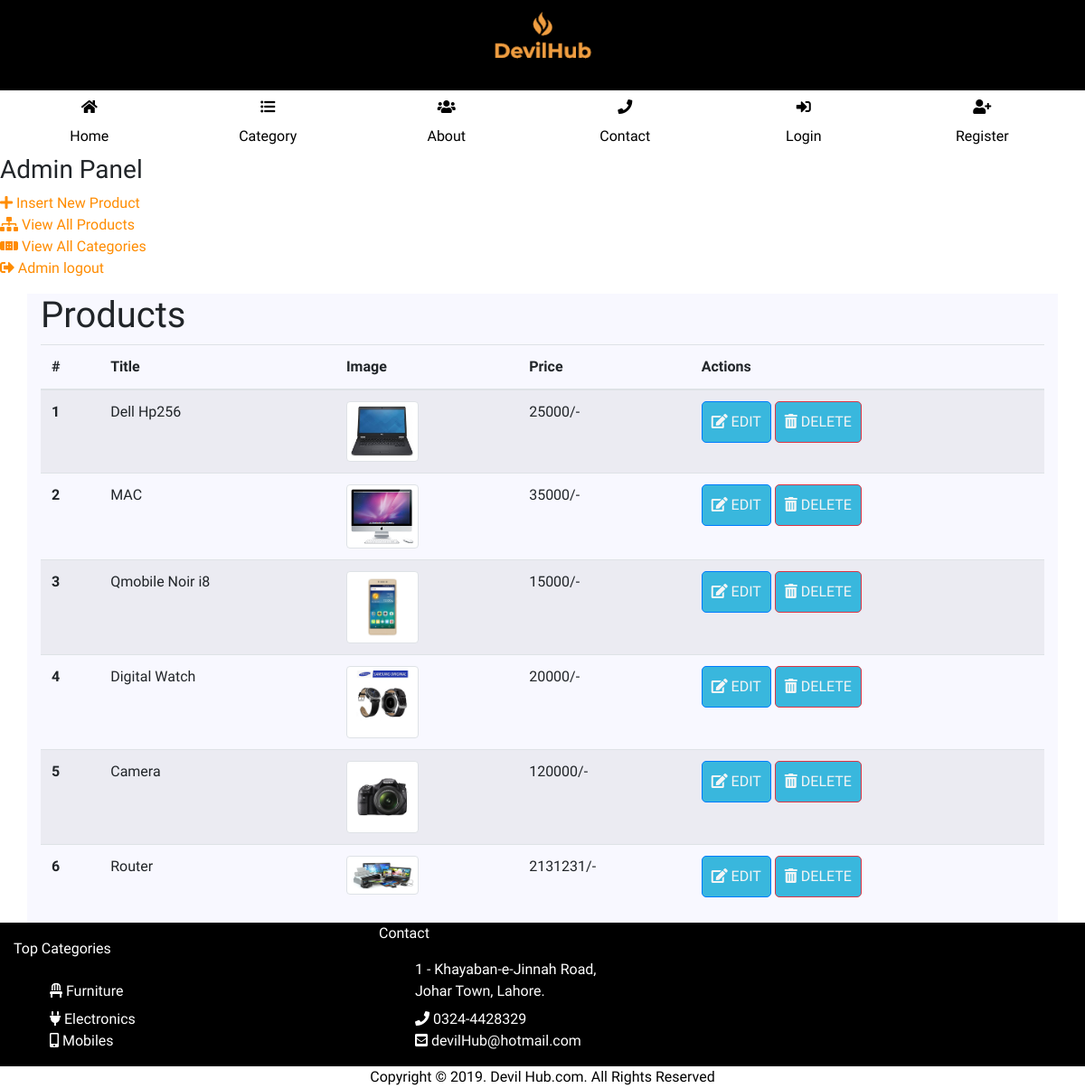
The page /admin_index.php?view_products (signed in) on the database its author committed.
### tables this page shows
CREATE TABLE `products` (
  `pro_id` int(10) NOT NULL,
  `pro_cat` int(10) NOT NULL,
  `pro_brand` int(10) NOT NULL,
  `pro_title` varchar(200) NOT NULL,
  `pro_price` int(10) NOT NULL,
  `pro_desc` varchar(2000) NOT NULL,
  `pro_image` varchar(300) NOT NULL,
  `pro_keywords` varchar(300) NOT NULL
);

### view_products.php (the view, shortened to what this page needs)
<div class="row">
    <div class="col-sm-12">
        <h1>Products</h1>
        <table class="table table-striped">
            <thead>
            <tr>
                <th scope="col">#</th>
                <th scope="col">Title</th>
                <th scope="col">Image</th>
                <th scope="col">Price</th>
                <th scope="col">Actions</th>
            </tr>
            </thead>
            <tbody>
            <?php
            $get_pro = "select * from products";
            $run_pro = mysqli_query($con,$get_pro);
            $count_pro = mysqli_num_rows($run_pro);
            if($count_pro==0){
                echo "<h2> No Product found in selected criteria </h2>";
            }
            else {
                $i = 0;
                while ($row_pro = mysqli_fetch_array($run_pro)) {
                    $pro_id = $row_pro['pro_id'];
                    $pro_title = $row_pro['pro_title'];
                    $pro_price = $row_pro['pro_price'];
                    $pro_image = $row_pro['pro_image'];
                    ?>
                    <tr>
                        <th scope="row"><?php echo ++$i; ?></th>
                        <td><?php echo $pro_title; ?></td>
                        <td><img class="img-thumbnail" src='product_images/<?php echo $pro_image;?>' width='80' height='80'></td>
                        <td><?php echo $pro_price; ?>/-</td>
                        <td><a href="admin_index.php?edit_pro=<?php echo $pro_id?>" class="btn btn-primary">
                                <i class="fa fa-edit"></i> Edit
                            </a>
                            <a href="admin_index.php?del_pro=<?php echo $pro_id?>" class="btn btn-danger">
                                <i class="fa fa-trash-alt"></i> Delete
                            </a>
                        </td>
                    </tr>
                    <?php
                }
            }
            ?>
            </tbody>
        </table>
    </div>
</div>

### css/style.css (style rules this page uses)
.btn { background: #39b7dd; text-align: center; padding: 10px; border-radius: 5px; cursor: pointer; color: whitesmoke; text-transform: uppercase; }

### admin_index.php (style rules this page uses)
* { font-family: 'Old Standard TT', serif; }

### rows shown on the page
products: pro_title "Dell Hp256", pro_image (picture), pro_price "25000"
products: pro_title "MAC", pro_image (picture), pro_price "35000"
products: pro_title "Qmobile Noir i8", pro_image (picture), pro_price "15000"
products: pro_title "Digital Watch", pro_image (picture), pro_price "20000"
products: pro_title "Camera", pro_image (picture), pro_price "120000"
products: pro_title "Router", pro_image (picture), pro_price "2131231"
